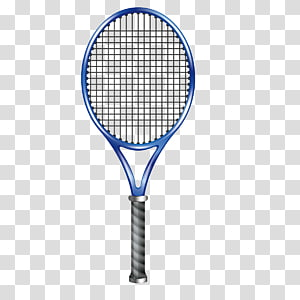
#> input picture Data/racket.jpg, 300 x 300 px
$ python racketVis.py
#> lines starting #> are read from the running program, lines starting #| are printed output that depends on the picture
import numpy as np
import matplotlib.pyplot as plt
from mpl_toolkits.mplot3d import Axes3D
import matplotlib.animation as animation
from PIL import Image
import csv

# --- Utility to select file ---
def select_file():
    from tkinter import filedialog
    return filedialog.askopenfilename(title="Select a file", filetypes=[("all files", "*.*")])
#> the answer given: ../../../Data/racket.jpg

# --- Load image and prepare texture (facecolors) ---
filename = select_file()
image = Image.open(filename).resize((100, 100))  # Use 100x100 resolution
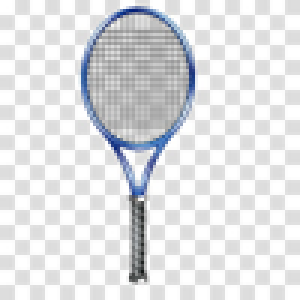
#> image: PIL image 100x100 RGB (shown 3 times larger); mean R, G, B 224.2, 225.3, 227.2
# Extract RGB and normalize to [0,1]
image_array = np.array(image)[:, :, :3] / 255.0
# Add alpha channel if needed (making it RGBA)
if image_array.shape[2] == 3:
    alpha_channel = np.ones((image_array.shape[0], image_array.shape[1], 1))
    image_array = np.concatenate((image_array, alpha_channel), axis=-1)
#> image_array: shape (100, 100, 4) float64
# Convert nearly black background to transparent (adjust threshold as needed)
bg_mask = np.all(image_array[..., :3] < 0.05, axis=-1)
#> bg_mask: shape (100, 100) bool; every value is 0
image_array[bg_mask, 3] = 0

# --- Load rotation data from CSV (pitch, roll, yaw) ---
filename2 = select_file()
#> the answer given: ../../../Data/racket.jpg
data = []
with open(filename2, 'r') as file:
    reader = csv.reader(file, delimiter=' ')
#> (the run stopped early here; a loop or call above may not have finished)
